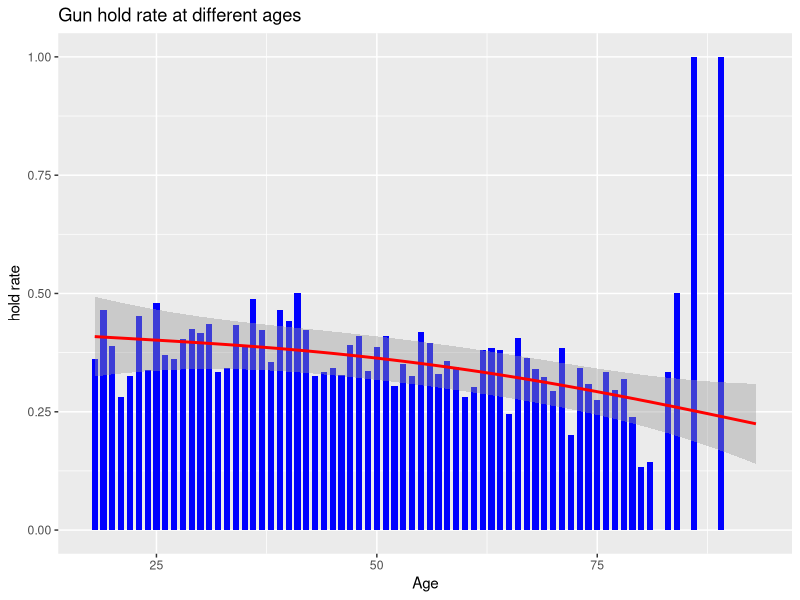

This figure's R source:
## ---- chunk 1
knitr::opts_chunk$set(echo = FALSE)
library(tidyverse)
library(ggplot2)
library(tidyr)
library(dplyr)
library(kableExtra)
# Loading in the cleaned survey Data
survey_data <- read_csv("survey_data_final.csv")
survey_data <- survey_data %>%
  select(household_gun_owner,
         employment, sex,
         census_region,
         race_ethnicity,
         age) 
# Loading in the cleaned census Data
census_data <- read_csv("census_data_final.csv")
#Data cleaning
survey_data <- survey_data %>%
  filter(employment != "n/a")
census_data <- census_data %>%
  filter(employment != "n/a") 

## ---- chunk 2
# Creating the Model
model <- glm(household_gun_owner ~ age + as.factor(sex) + as.factor(census_region) + as.factor(employment) + as.factor(race_ethnicity), data=survey_data, family= "binomial")
## ---- chunk 3
# Here I will perform the post-stratification calculation
total_gun_hold <- sum(census_data$n)
census_data$logodds_estimate <-
  model %>%
  predict(newdata = census_data)
census_data$estimate <-
  exp(census_data$logodds_estimate)/(1+exp(census_data$logodds_estimate))
result_by_age <- census_data %>%
  mutate(alp_predict_prop = estimate*n) %>%
  group_by(age) %>%
  summarise(age_result = sum(alp_predict_prop))
final_result <- sum(result_by_age$age_result)/total_gun_hold


## ---- chunk 4
kable(summary(model)$coeff) %>%
  kable_styling(full_width = F)
## ---- chunk 5
survey_data_combo <- survey_data %>%
  select(household_gun_owner,age) %>%
  group_by(age) %>%
  summarise(total_gun_holds = sum(household_gun_owner), .groups = 'drop')
survey_data_combo2 <- survey_data %>%
  select(household_gun_owner,age) %>%
  count(age) %>%
  group_by(age)
ggplot(survey_data_combo, aes(x = age, y = total_gun_holds/survey_data_combo2$n ))+geom_bar(stat='identity', fill="blue", width = 0.7)+labs(title = "Gun hold rate at different ages", x = "Age", y = "hold rate") + geom_smooth( color = 'Red', method = 'gam', formula = y ~ s(x, bs = "cs"))
